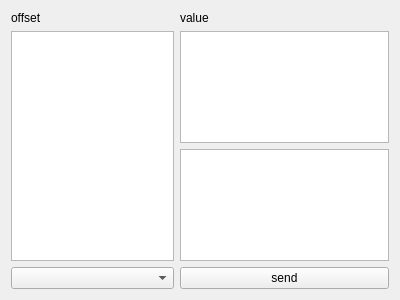
<?xml version="1.0" encoding="UTF-8"?>
<ui version="4.0">
 <class>BoardEmulatorWidget</class>
 <widget class="QWidget" name="BoardEmulatorWidget">
  <property name="geometry">
   <rect>
    <x>0</x>
    <y>0</y>
    <width>400</width>
    <height>300</height>
   </rect>
  </property>
  <property name="windowTitle">
   <string>Form</string>
  </property>
  <layout class="QGridLayout" name="gridLayout">
   <item row="0" column="2">
    <widget class="QLabel" name="label_2">
     <property name="text">
      <string>value</string>
     </property>
    </widget>
   </item>
   <item row="1" column="2">
    <widget class="QTextEdit" name="inputValueTextEdit"/>
   </item>
   <item row="3" column="0" colspan="2">
    <widget class="QComboBox" name="comboBox"/>
   </item>
   <item row="0" column="0">
    <widget class="QLabel" name="label">
     <property name="text">
      <string>offset</string>
     </property>
    </widget>
   </item>
   <item row="3" column="2">
    <widget class="QPushButton" name="pushButton">
     <property name="text">
      <string>send</string>
     </property>
    </widget>
   </item>
   <item row="2" column="2">
    <widget class="QTextEdit" name="outputValueTextEdit"/>
   </item>
   <item row="1" column="0" rowspan="2" colspan="2">
    <widget class="QTextEdit" name="offsetTextEdit"/>
   </item>
  </layout>
 </widget>
 <resources/>
 <connections/>
</ui>
